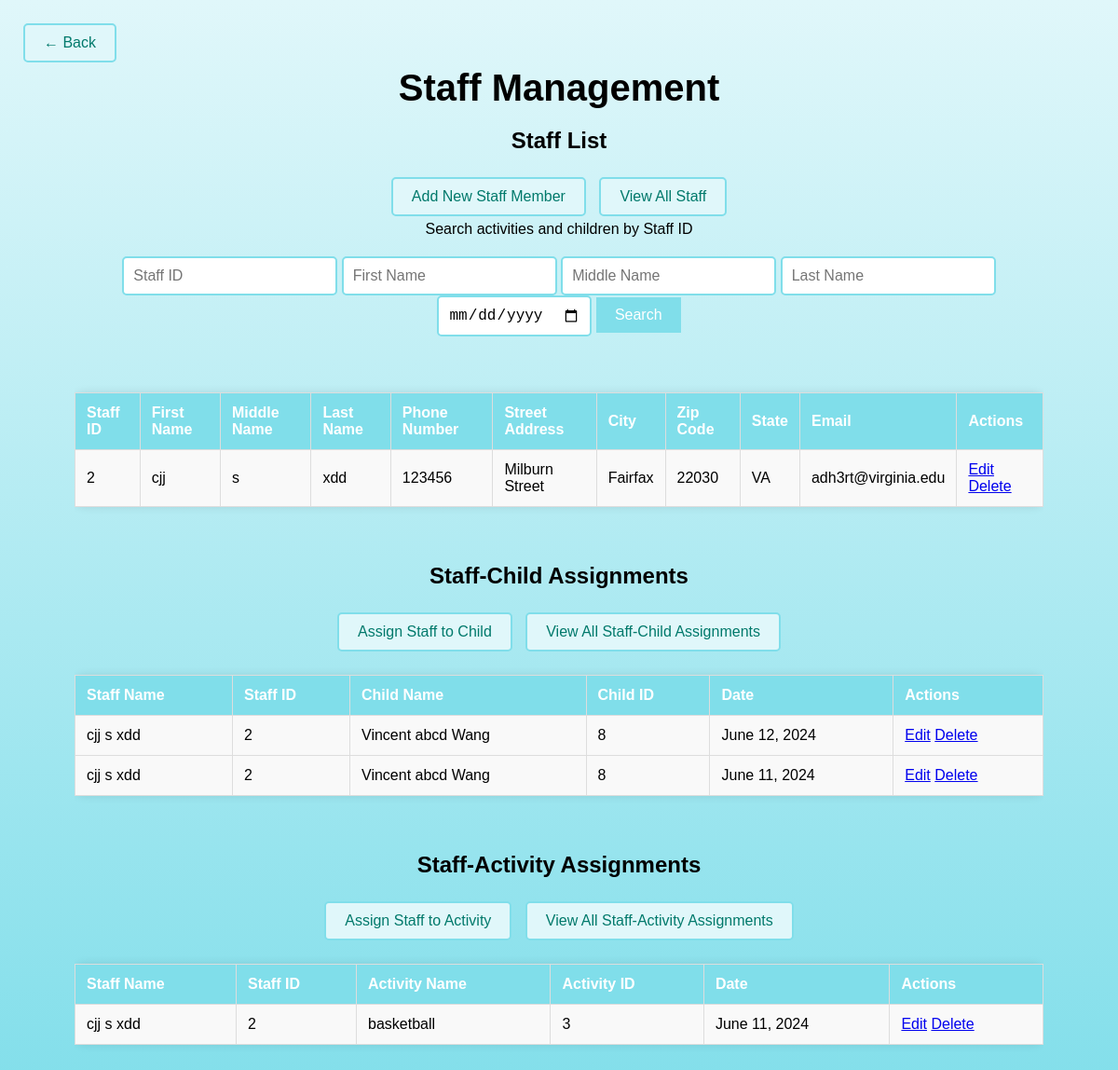
Page /myapp/staff/ on the committed database.
### myapp/models.py (models this page shows, shortened)
class Staff(models.Model):
    first_name = models.CharField(max_length=30)
    middle_name = models.CharField(max_length=30, blank=True, null=True)
    last_name = models.CharField(max_length=30)
    phone_number = models.CharField(max_length=15)
    street_address = models.CharField(max_length=100)
    city = models.CharField(max_length=50)
    zip_code = models.CharField(max_length=10)
    state = models.CharField(max_length=20)
    email = models.EmailField()

class StaffChildAssignment(models.Model):
    staff = models.ForeignKey(Staff, on_delete=models.CASCADE)
    child = models.ForeignKey(Child, on_delete=models.CASCADE)
    date = models.DateField()

class Child(models.Model):
    first_name = models.CharField(max_length=30)
    middle_name = models.CharField(max_length=30, blank=True, null=True)
    last_name = models.CharField(max_length=30)
    date_of_birth = models.DateField()

class StaffActivityAssignment(models.Model):
    staff = models.ForeignKey(Staff, on_delete=models.CASCADE)
    activity = models.ForeignKey(Activity, on_delete=models.CASCADE)
    date = models.DateField()

class Activity(models.Model):
    activity_name = models.CharField(max_length=50)
    duration = models.DurationField()
    age_group = models.CharField(max_length=20)
    description = models.TextField()

### myapp/views.py (the view)
# urls.py: path('staff/', views.staff_list, name='staff_list'),
def staff_list(request):
    staffs = Staff.objects.order_by('-id')[:5]
    staff_child_assignments = StaffChildAssignment.objects.order_by('-id')[:5]
    staff_activity_assignments = StaffActivityAssignment.objects.order_by('-id')[:5]
    return render(request, 'staff_list.html', {
        'staffs': staffs,
        'staff_child_assignments': staff_child_assignments,
        'staff_activity_assignments': staff_activity_assignments
    })

### myapp/templates/staff_list.html (shortened to what this page needs)
<!DOCTYPE html>
<html lang="en">
<head>
</head>
<body>
    <div class="container">
        <div class="back-button">
            <a href="{% url 'home' %}" class="button">&larr; Back</a>
        </div>
        <h1>Staff Management</h1>
        <div class="section">
            <h2>Staff List</h2>
            <a href="{% url 'staff_add' %}" class="button">Add New Staff Member</a>
            <a href="{% url 'all_staffs' %}" class="button">View All Staff</a>
            <div class="section">
                <label for="search-staffID">Search activities and children by Staff ID</label>
                <div class="search-bar">
                    <form method="GET" action="{% url 'search_staff' %}">
                        <input type="text" id="search-staffID" name="staffID" placeholder="Staff ID" required>
                        <input type="text" id="search-first-name" name="first_name" placeholder="First Name" required>
                        <input type="text" id="search-middle-name" name="middle_name" placeholder="Middle Name" required>
                        <input type="text" id="search-last-name" name="last_name" placeholder="Last Name" required>
                        <input type="date" name="date" placeholder="Date" required>
                        <button type="submit">Search</button>
                    </form>
                </div>
            </div>
            <div class="table-container">
                <table>
                    <thead>
                        <tr>
                            <th>Staff ID</th>
                            <th>First Name</th>
                            <th>Middle Name</th>
                            <th>Last Name</th>
                            <th>Phone Number</th>
                            <th>Street Address</th>
                            <th>City</th>
                            <th>Zip Code</th>
                            <th>State</th>
                            <th>Email</th>
                            <th>Actions</th>
                        </tr>
                    </thead>
                    <tbody>
                        {% for staff in staffs %}
                        <tr>
                            <td>{{ staff.id }}</td>
                            <td>{{ staff.first_name }}</td>
                            <td>{{ staff.middle_name }}</td>
                            <td>{{ staff.last_name }}</td>
                            <td>{{ staff.phone_number }}</td>
                            <td>{{ staff.street_address }}</td>
                            <td>{{ staff.city }}</td>
                            <td>{{ staff.zip_code }}</td>
                            <td>{{ staff.state }}</td>
                            <td>{{ staff.email }}</td>
                            <td>
                                <a href="{% url 'staff_edit' staff.pk %}">Edit</a>
                                <a href="{% url 'staff_delete' staff.pk %}">Delete</a>
                            </td>
                        </tr>
                        {% endfor %}
                    </tbody>
                </table>
            </div>
        </div>
        <div class="section">
            <h2>Staff-Child Assignments</h2>
            <a href="{% url 'assign_staff_child' %}" class="button">Assign Staff to Child</a>
            <a href="{% url 'all_staff_child_assignments' %}" class="button">View All Staff-Child Assignments</a>
            <div class="table-container">
                <table>
                    <thead>
                        <tr>
                            <th>Staff Name</th>
                            <th>Staff ID</th>
                            <th>Child Name</th>
                            <th>Child ID</th>
                            <th>Date</th>
                            <th>Actions</th>
                        </tr>
                    </thead>
                    <tbody>
                        {% for assignment in staff_child_assignments %}
                        <tr>
                            <td>{{ assignment.staff.first_name }} {{ assignment.staff.middle_name }} {{ assignment.staff.last_name }}</td>
                            <td>{{ assignment.staff.id }}</td>
                            <td>{{ assignment.child.first_name }} {{ assignment.child.middle_name }} {{ assignment.child.last_name }}</td>
                            <td>{{ assignment.child.id }}</td>
                            <td>{{ assignment.date }}</td>
                            <td>
                                <a href="{% url 'edit_staff_child_assignment' assignment.id %}">Edit</a>
                                <a href="{% url 'delete_staff_child_assignment' assignment.id %}">Delete</a>
                            </td>
                        </tr>
                        {% endfor %}
                    </tbody>
                </table>
            </div>
        </div>
        <div class="section">
            <h2>Staff-Activity Assignments</h2>
            <a href="{% url 'assign_staff_activity' %}" class="button">Assign Staff to Activity</a>
            <a href="{% url 'all_staff_activity_assignments' %}" class="button">View All Staff-Activity Assignments</a>
            <div class="table-container">
                <table>
                    <thead>
                        <tr>
                            <th>Staff Name</th>
                            <th>Staff ID</th>
                            <th>Activity Name</th>
                            <th>Activity ID</th>
                            <th>Date</th>
                            <th>Actions</th>
                        </tr>
                    </thead>
                    <tbody>
                        {% for assignment in staff_activity_assignments %}
                        <tr>
                            <td>{{ assignment.staff.first_name }} {{ assignment.staff.middle_name }} {{ assignment.staff.last_name }}</td>
                            <td>{{ assignment.staff.id }}</td>
                            <td>{{ assignment.activity.activity_name }}</td>
                            <td>{{ assignment.activity.id }}</td>
                            <td>{{ assignment.date }}</td>
                            <td>
                                <a href="{% url 'edit_staff_activity_assignment' assignment.id %}">Edit</a>
                                <a href="{% url 'delete_staff_activity_assignment' assignment.id %}">Delete</a>
                            </td>
                        </tr>
                        {% endfor %}
                    </tbody>
                </table>
            </div>
        </div>
    </div>
</body>
</html>

### myapp/templates/staff_list.html (style rules this page uses)
body { font-family: Arial, sans-serif; text-align: center; background: linear-gradient(to bottom, #e0f7fa, #80deea); margin: 0; padding: 0; display: flex; justify-content: center; align-items: flex-start; padding-top: 25px; min-height: 100vh; }
.container { width: 90%; margin: auto; padding: 20px; box-sizing: border-box; }
h1 { font-size: 2.5em; margin-bottom: 20px; }
.section { margin-bottom: 40px; }
.table-container { overflow-x: auto; }
table { width: 100%; border-collapse: collapse; margin: 20px 0; box-shadow: 0 0 10px rgba(0, 0, 0, 0.1); border-radius: 10px; }
th, td { padding: 12px; border: 1px solid #ddd; text-align: left; }
th { background-color: #80deea; color: white; }
td { background-color: #f9f9f9; }
.button { padding: 10px 20px; background-color: #e0f7fa; border: 2px solid #80deea; border-radius: 5px; text-decoration: none; color: #00796b; font-size: 16px; margin: 5px; transition: background-color 0.3s, color 0.3s; display: inline-block; }
.back-button { position: absolute; top: 20px; left: 20px; }
.search-bar { margin-top: 20px; display: flex; flex-wrap: wrap; justify-content: center; gap: 10px; }
.search-bar input { padding: 10px; font-size: 16px; border: 2px solid #80deea; border-radius: 5px; transition: border-color 0.3s; }
.search-bar button { padding: 10px 20px; font-size: 16px; background-color: #80deea; border: none; color: white; cursor: pointer; transition: background-color 0.3s, color 0.3s; }

### rows in the picture
Staff: id "2", first_name "cjj", middle_name "s", last_name "xdd", phone_number "123456", street_address "Milburn Street", city "Fairfax", zip_code "22030", state "VA", email "adh3rt@virginia.edu"
StaffChildAssignment: staff.first_name "cjj", staff.middle_name "s", staff.last_name "xdd", staff.id "2", child.first_name "Vincent", child.middle_name "abcd", child.last_name "Wang", child.id "8", date "June 12, 2024"
StaffChildAssignment: staff.first_name "cjj", staff.middle_name "s", staff.last_name "xdd", staff.id "2", child.first_name "Vincent", child.middle_name "abcd", child.last_name "Wang", child.id "8", date "June 11, 2024"
StaffActivityAssignment: staff.first_name "cjj", staff.middle_name "s", staff.last_name "xdd", staff.id "2", activity.activity_name "basketball", activity.id "3", date "June 11, 2024"
